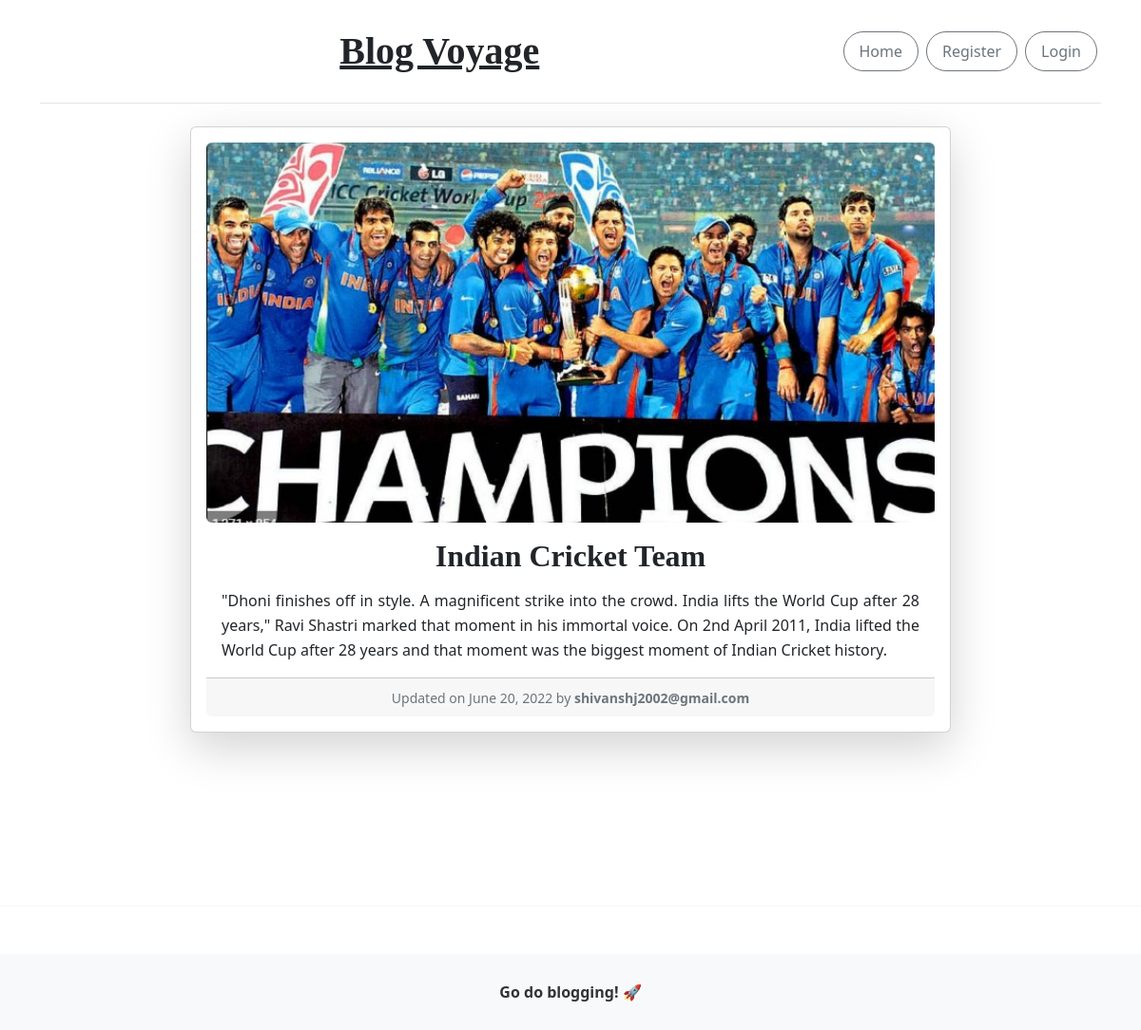
Screenshot of /blog/shivansh-indian-cricket-team/ with the database file from the repository.
### blog/models.py (models this page shows, shortened)
class BlogPost(models.Model):
	title 					= models.CharField(max_length=50, null=False, blank=False)
	body 					= models.TextField(max_length=5000, null=False, blank=False)
	image		 			= models.ImageField(upload_to=upload_location, null=True, blank=True)
	date_published 			= models.DateTimeField(auto_now_add=True, verbose_name="date published")
	date_updated 			= models.DateTimeField(auto_now=True, verbose_name="date updated")
	author 					= models.ForeignKey(settings.AUTH_USER_MODEL, on_delete=models.CASCADE)
	slug 					= models.SlugField(blank=True, unique=True)

### account/models.py (models this page shows, shortened)
class Account(AbstractBaseUser):
    email           = models.EmailField(verbose_name="email", max_length=60, unique=True)
    username       = models.CharField(max_length=30, unique=True)
    date_joined     = models.DateTimeField(verbose_name='date joined', auto_now_add=True)
    last_login      = models.DateTimeField(verbose_name='last login', auto_now=True)
    is_admin        = models.BooleanField(default=False)
    is_active       = models.BooleanField(default=True)
    is_staff        = models.BooleanField(default=False)
    is_superuser    = models.BooleanField(default=False)
    USERNAME_FIELD = 'email'
    REQUIRED_FIELDS = ['username',]
    objects = MyAccountManager()
    def __str__(self):
        return self.email

### blog/views.py (the view)
# urls.py: path('<slug>/', detail_blog_view, name="detail"),
def detail_blog_view(request, slug):
    context = {}
    blog_post = get_object_or_404(BlogPost, slug=slug)
    context['blog_post'] = blog_post
    return render(request, 'blog/detail_blog.html', context)

### blog/templates/blog/detail_blog.html (shortened to what this page needs)
{% extends 'base.html' %}
{% block content %}
<div class="container d-flex justify-content-center mt-4">
    <div class="card shadow-lg p-3" style="max-width: 800px; width: 100%;">
        {% if blog_post.image %}
            <img src="{{ blog_post.image.url }}" class="card-img-top rounded" alt="Blog Post Image" style="max-height: 400px; object-fit: cover;">
        {% endif %}
        <div class="card-body">
            <h2 class="card-title text-center fw-bold">{{ blog_post.title }}</h2>
            <p class="card-text mt-3" style="text-align: justify; line-height: 1.6;">
                {{ blog_post.body|safe }}
            </p>
        </div>
        <div class="card-footer text-muted text-center">
            <small>Updated on {{ blog_post.date_updated|date:"F j, Y" }} by <strong>{{ blog_post.author }}</strong></small>
        </div>
    </div>
</div>
{% endblock content %}

### templates/snippets/header.html (style rules this page uses)
h1, h2, h3, h4, h5, h6 { font-family: "Playfair Display", Georgia, "Times New Roman", serif; }

### rows the page displays
BlogPost: image (picture), title "Indian Cricket Team", body "\"Dhoni finishes off in style. A magnificent strike into the crowd. India lifts the World Cup after 28 years,\" Ravi Shastri marked that moment in his immortal voice. On 2nd April 2011, India lifted the World Cup after 28 years and that moment was the biggest moment of Indian Cricket history.", date_updated "June 20, 2022", author "shivanshj2002@gmail.com"
